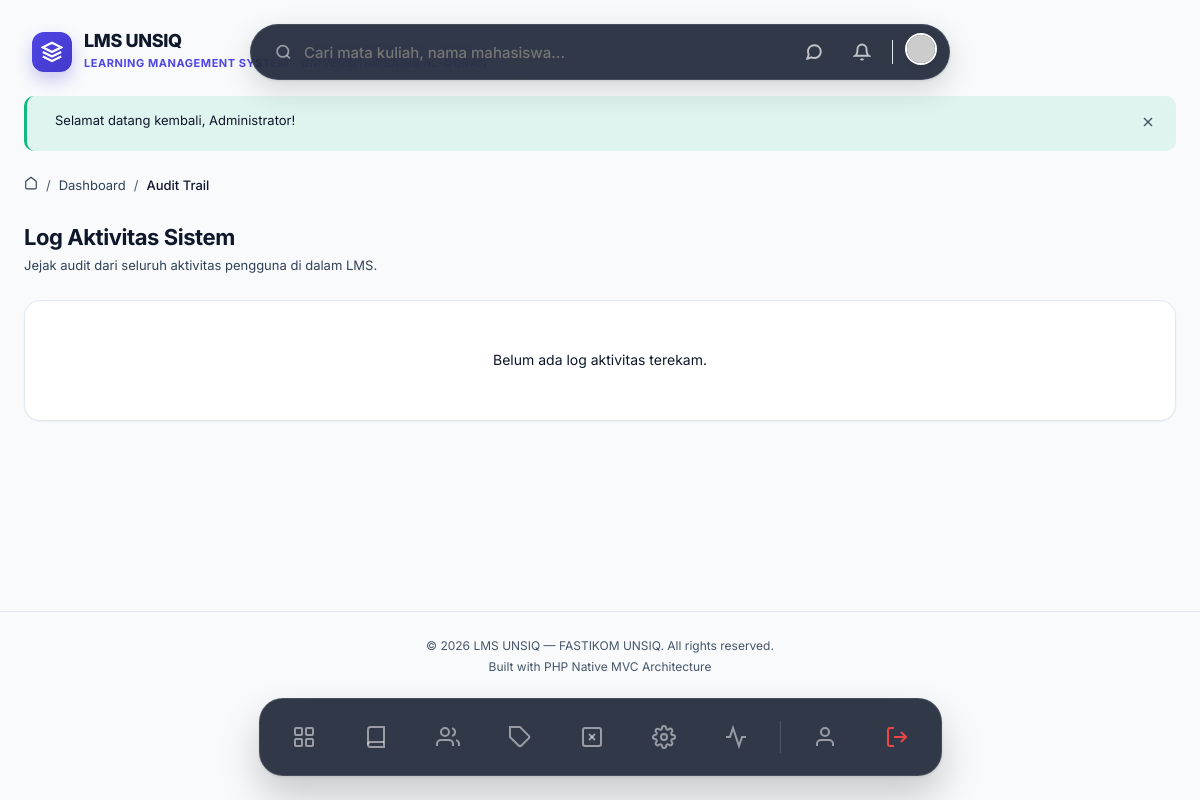
The page /admin/logs (signed in) on the database its author committed.
### tables this page shows
CREATE TABLE IF NOT EXISTS settings (
    id INT AUTO_INCREMENT PRIMARY KEY,
    key_name VARCHAR(100) NOT NULL UNIQUE,
    value TEXT NULL,
    group_name VARCHAR(50) NOT NULL DEFAULT 'general',
    description VARCHAR(255) NULL,
    INDEX idx_settings_group (group_name)
);

### app/Controllers/LogController.php (called while the page is built, shortened)
<?php
class LogController extends BaseController
{
    public function index(): void
    {
        $logModel = new ActivityLog();
        $page = $this->getPage();
        $limit = 50;
        $offset = ($page - 1) * $limit;
        $logs = $logModel->getRecentLogs($limit, $offset);
        $totalRows = $logModel->countLogs();
        $totalPages = ceil($totalRows / $limit);
        $this->render('logs/index', [
            'pageTitle'  => 'Log Aktivitas Sistem',
            'logs'       => $logs,
            'pagination' => [
                'current' => $page,
                'total'   => $totalPages,
                'url'     => url('/admin/logs')
            ]
        ]);
    }
}

### public/index.php (called while the page is built, shortened)
<?php
require_once BASE_PATH . '/config/app.php';
require_once APP_PATH . '/Helpers/functions.php';
$router = new \App\Core\Router();
$requestMethod = $_SERVER['REQUEST_METHOD'];
$requestUri    = $_SERVER['REQUEST_URI'];
$appUrlPath = parse_url(env('APP_URL', 'http://localhost/project_lms'), PHP_URL_PATH) ?? '';
$uri = parse_url($requestUri, PHP_URL_PATH);
if ($appUrlPath !== '' && str_starts_with($uri, $appUrlPath)) {
    $uri = substr($uri, strlen($appUrlPath));
}
try {
    $router->dispatch($requestMethod, $uri);
} catch (\App\Core\Exceptions\NotFoundException $e) {
    http_response_code(404);
    if (file_exists(VIEWS_PATH . '/errors/404.php')) {
        require VIEWS_PATH . '/errors/404.php';
    } else {
        echo '<h1>404 - Halaman Tidak Ditemukan</h1>';
    }
} catch (\App\Core\Exceptions\ForbiddenException $e) {
    http_response_code(403);
    if (file_exists(VIEWS_PATH . '/errors/403.php')) {
        require VIEWS_PATH . '/errors/403.php';
    } else {
        echo '<h1>403 - Akses Ditolak</h1>';
    }
} catch (\Throwable $e) {
    http_response_code(500);
    if (APP_DEBUG) {
        echo '<div style="font-family:monospace;padding:20px;background:#1a1d2e;color:#f1f5f9;">';
        echo '<h1 style="color:#ef4444;">⚠ Error 500</h1>';
        echo '<p style="color:#f59e0b;font-size:18px;">' . htmlspecialchars($e->getMessage()) . '</p>';
        echo '<p style="color:#94a3b8;">File: ' . htmlspecialchars($e->getFile()) . ':' . $e->getLine() . '</p>';
        echo '<pre style="background:#0f1117;padding:15px;border-radius:8px;overflow-x:auto;color:#94a3b8;">';
        echo htmlspecialchars($e->getTraceAsString());
        echo '</pre></div>';
    } else {
        if (file_exists(VIEWS_PATH . '/errors/500.php')) {
            require VIEWS_PATH . '/errors/500.php';
        } else {
            echo '<h1>500 - Internal Server Error</h1>';
        }
    }
}

### app/Helpers/functions.php (called while the page is built, shortened)
<?php
function url(string $path = ''): string
{
    $base = rtrim(APP_URL, '/');
    $path = ltrim($path, '/');
    return $base . '/' . $path;
}
function asset(string $path): string
{
    return url('assets/' . ltrim($path, '/'));
}
function e(?string $value): string
{
    return htmlspecialchars($value ?? '', ENT_QUOTES, 'UTF-8');
}

### app/Core/Database.php (called while the page is built, shortened)
<?php
class Database
{
    private static ?Database $instance = null;
    private \PDO $pdo;
    private function __construct()
    {
        $config = require CONFIG_PATH . '/database.php';
        $dsn = sprintf(
            '%s:host=%s;port=%s;dbname=%s;charset=%s',
            $config['driver'],
            $config['host'],
            $config['port'],
            $config['database'],
            $config['charset']
        );
        try {
            $this->pdo = new \PDO(
                $dsn,
                $config['username'],
                $config['password'],
                $config['options']
            );
        } catch (\PDOException $e) {
            if (APP_DEBUG) {
                throw new \RuntimeException('Database connection failed: ' . $e->getMessage());
            }
            throw new \RuntimeException('Database connection failed. Please check your configuration.');
        }
    }
    public static function getInstance(): self
    {
        if (self::$instance === null) {
            self::$instance = new self();
        }
        return self::$instance;
    }
    public function query(string $sql, array $params = []): \PDOStatement
    {
        $stmt = $this->pdo->prepare($sql);
        $stmt->execute($params);
        return $stmt;
    }
}

### app/Models/BaseModel.php (called while the page is built, shortened)
<?php
abstract class BaseModel
{
    protected Database $db;
    protected string $table;
    public function __construct()
    {
        $this->db = Database::getInstance();
    }
    public function findOneBy(string $column, mixed $value): ?array
    {
        $sql = "SELECT * FROM {$this->table} WHERE {$column} = ? LIMIT 1";
        $result = $this->db->query($sql, [$value])->fetch();
        return $result ?: null;
    }
    public function count(string $where = '', array $params = []): int
    {
        $sql = "SELECT COUNT(*) FROM {$this->table}";
        if ($where) {
            $sql .= " WHERE {$where}";
        }
        return (int) $this->db->query($sql, $params)->fetchColumn();
    }
}

### config/app.php (called while the page is built, shortened)
<?php
function env(string $key, $default = null)
{
    $value = getenv($key);
    switch (strtolower($value)) {
        case 'true':
        case '(true)':
            return true;
        case 'false':
        case '(false)':
            return false;
    }
    return $value;
}

### config/database.php (called while the page is built)
<?php
return [
    'driver'    => 'mysql',
    'host'      => env('DB_HOST', 'localhost'),
    'port'      => env('DB_PORT', '3306'),
    'database'  => env('DB_DATABASE', 'lms_unsiq'),
    'username'  => env('DB_USERNAME', 'root'),
    'password'  => env('DB_PASSWORD', ''),
    'charset'   => 'utf8mb4',
    'collation' => 'utf8mb4_unicode_ci',
    'options'   => [
        PDO::ATTR_ERRMODE            => PDO::ERRMODE_EXCEPTION,
        PDO::ATTR_DEFAULT_FETCH_MODE => PDO::FETCH_ASSOC,
        PDO::ATTR_EMULATE_PREPARES   => false,
        PDO::MYSQL_ATTR_INIT_COMMAND => "SET NAMES 'utf8mb4' COLLATE 'utf8mb4_unicode_ci'",
    ],
];

### app/Models/Setting.php (called while the page is built, shortened)
<?php
class Setting extends BaseModel
{
    public function getValue(string $key, mixed $default = null): mixed
    {
        $setting = $this->findOneBy('key_name', $key);
        return $setting ? $setting['value'] : $default;
    }
}

### app/Core/Session.php (called while the page is built, shortened)
<?php
class Session
{
    public static function user(): ?array
    {
        return $_SESSION['user'] ?? null;
    }
}

### app/Models/Notification.php (called while the page is built, shortened)
<?php
class Notification extends BaseModel
{
    public function countUnread(int $userId): int
    {
        return $this->count('user_id = ? AND is_read = 0', [$userId]);
    }
}

### app/Views/layouts/main.php (the view, shortened to what this page needs)
<!DOCTYPE html>
<html lang="id">
<head>
    <link rel="stylesheet" href="https://cdn.jsdelivr.net/npm/lucide-static@latest/font/lucide.min.css">
    <link rel="stylesheet" href="<?= asset('css/app.css') ?>">
    <link rel="stylesheet" href="<?= asset('css/dashboard.css') ?>">
</head>
<body>
    <div class="app-wrapper">
        <?php require VIEWS_PATH . '/partials/sidebar.php'; ?>
        <div class="main-content">
            <?php require VIEWS_PATH . '/partials/navbar.php'; ?>
            <?php require VIEWS_PATH . '/partials/alerts.php'; ?>
            <?php if (!empty($GLOBALS['breadcrumbs'])): ?>
                <?php require VIEWS_PATH . '/partials/breadcrumb.php'; ?>
            <?php endif; ?>
            <main class="page-content">
                <?= $content ?>
            </main>
            <?php require VIEWS_PATH . '/partials/footer.php'; ?>
        </div>
    </div>
</body>
</html>

### app/Core/Router.php (shortened to what this page needs)
<?php
class Router
{
    private array $routes = [
        'GET'    => [],
        'POST'   => [],
        'PUT'    => [],
        'DELETE' => [],
    ];
    private function addRoute(string $method, string $uri, array $action, array $middleware = []): self
    {
        $this->routes[$method][] = [
            'uri'        => $uri,
            'controller' => $action[0],
            'method'     => $action[1],
            'middleware'  => $middleware,
        ];
        return $this;
    }
    public function dispatch(string $requestMethod, string $requestUri): void
    {
        $routes = $this->routes[$requestMethod] ?? [];
        foreach ($routes as $route) {
            $params = $this->matchRoute($route['uri'], $requestUri);
            if ($params !== false) {
                $methodName      = $route['method'];
                $controller = new $controllerClass();
                call_user_func_array([$controller, $methodName], $params);
                return;
            }
        }
        throw new Exceptions\NotFoundException("Route [{$requestMethod} {$requestUri}] not found.");
    }
    private function matchRoute(string $routeUri, string $requestUri): array|false
    {
        $pattern = preg_replace('/\{([a-zA-Z_]+)\}/', '([a-zA-Z0-9_-]+)', $routeUri);
        $pattern = '#^' . $pattern . '$#';
        if (preg_match($pattern, $requestUri, $matches)) {
            array_shift($matches);
            return $matches;
        }
        return false;
    }
}

### app/Views/partials/navbar.php (shortened to what this page needs)
<?php
$user = $currentUser ?? \App\Core\Session::user();
$notifCount = 0;
try {
    $notifModel = new \App\Models\Notification();
    $notifCount = $notifModel->countUnread($user['id'] ?? 0);
} catch (\Throwable $e) {}
?>
<div style="display: flex; justify-content: center; position: sticky; top: 24px; z-index: 999; margin-bottom: 24px; pointer-events: none; width: 100%;">
<?php
    $settingModel = new \App\Models\Setting();
    $siteName = $settingModel->getValue('site_name', 'LMS UNSIQ');
    $siteDesc = $settingModel->getValue('site_description', 'Portal Akademik');
    $siteLogo = $settingModel->getValue('site_logo');
?>
    <a href="<?= url('/dashboard') ?>" style="position: absolute; left: 32px; top: 50%; transform: translateY(-50%); pointer-events: auto; display: flex; align-items: center; gap: 12px; text-decoration: none; transition: transform 0.2s;" onmouseover="this.style.transform='translateY(-50%) scale(1.02)'" onmouseout="this.style.transform='translateY(-50%) scale(1)'">
        <?php if (!empty($siteLogo)): ?>
            <img src="<?= e(str_starts_with($siteLogo, 'http') ? $siteLogo : upload_url($siteLogo)) ?>" alt="Logo" style="width: 40px; height: 40px; border-radius: 8px; object-fit: contain;">
        <?php else: ?>
            <div style="width: 40px; height: 40px; background: linear-gradient(135deg, #4f46e5, #4338ca); border-radius: 12px; display: flex; justify-content: center; align-items: center; box-shadow: 0 8px 16px rgba(67,56,202,0.25);">
                <svg width="22" height="22" viewBox="0 0 24 24" fill="none" stroke="white" stroke-width="2.5"><path d="M12 2L2 7l10 5 10-5-10-5z"/><path d="M2 17l10 5 10-5"/><path d="M2 12l10 5 10-5"/></svg>
            </div>
        <?php endif; ?>
        <div>
            <h1 style="font-size: 18px; font-weight: 800; color: var(--text-primary); letter-spacing: -0.02em; margin: 0; line-height: 1.1;"><?= e($siteName) ?></h1>
            <span style="font-size: 11px; font-weight: 700; color: var(--accent-primary); letter-spacing: 0.05em; text-transform: uppercase;"><?= e($siteDesc) ?></span>
        </div>
    </a>
    <div style="pointer-events: auto; display: flex; justify-content: space-between; align-items: center; background: rgba(15, 23, 42, 0.85); backdrop-filter: blur(16px); padding: 8px 12px 8px 24px; border-radius: 999px; box-shadow: 0 10px 30px rgba(0,0,0,0.15), 0 1px 3px rgba(0,0,0,0.1); border: 1px solid rgba(255,255,255,0.1); width: 100%; max-width: 700px; transition: all 0.3s cubic-bezier(0.34, 1.56, 0.64, 1);">
        <form action="<?= url('/search') ?>" method="GET" style="display: flex; align-items: center; gap: 12px; flex: 1; margin:0;">
            <svg width="18" height="18" viewBox="0 0 24 24" fill="none" stroke="currentColor" stroke-width="2.5" style="color: rgba(255,255,255,0.5);"><circle cx="11" cy="11" r="8"/><line x1="21" y1="21" x2="16.65" y2="16.65"/></svg>
            <input type="text" name="q" placeholder="Cari mata kuliah, nama mahasiswa..." style="border: none; background: transparent; width: 100%; font-size: 15px; font-weight: 500; outline: none; color: white; font-family: inherit;" autocomplete="off">
        </form>
        <div style="display: flex; align-items: center; gap: 12px;">
            <a href="<?= url('/messages') ?>" style="position:relative; text-decoration: none; width: 36px; height: 36px; display: flex; align-items: center; justify-content: center; border-radius: 50%; color: rgba(255,255,255,0.7); transition: background 0.2s;" onmouseover="this.style.background='rgba(255,255,255,0.1)'" onmouseout="this.style.background='transparent'">
                <svg width="18" height="18" viewBox="0 0 24 24" fill="none" stroke="currentColor" stroke-width="2.5"><path d="M21 11.5a8.38 8.38 0 0 1-.9 3.8 8.5 8.5 0 0 1-7.6 4.7 8.38 8.38 0 0 1-3.8-.9L3 21l1.9-5.7a8.38 8.38 0 0 1-.9-3.8 8.5 8.5 0 0 1 4.7-7.6 8.38 8.38 0 0 1 3.8-.9h.5a8.48 8.48 0 0 1 8 8v.5z"/></svg>
            </a>
            <?php if ($notifCount > 0): ?>
            <a href="<?= url('/notifications') ?>" style="text-decoration: none; background: var(--bg-primary); padding: 6px 12px; border-radius: 99px; font-size: 13px; font-weight: 700; color: var(--accent-primary); border: 1px solid var(--border-color); display: flex; align-items: center; gap: 6px; box-shadow: 0 2px 4px rgba(0,0,0,0.02); transition: transform 0.2s;" onmouseover="this.style.transform='scale(1.05)'" onmouseout="this.style.transform='scale(1)'">
                <div style="width: 6px; height: 6px; background: var(--accent-success); border-radius: 50%;"></div>
                <?= $notifCount ?> Info
            </a>
            <?php else: ?>
            <a href="<?= url('/notifications') ?>" style="text-decoration: none; width: 36px; height: 36px; display: flex; align-items: center; justify-content: center; border-radius: 50%; color: rgba(255,255,255,0.7); transition: background 0.2s;" onmouseover="this.style.background='rgba(255,255,255,0.1)'" onmouseout="this.style.background='transparent'">
                <svg width="18" height="18" viewBox="0 0 24 24" fill="none" stroke="currentColor" stroke-width="2.5"><path d="M18 8A6 6 0 006 8c0 7-3 9-3 9h18s-3-2-3-9"/><path d="M13.73 21a2 2 0 01-3.46 0"/></svg>
            </a>
            <?php endif; ?>
            <a href="<?= url('/profile') ?>">
                <img src="<?= !empty($user['avatar']) ? upload_url($user['avatar']) : 'https://ui-avatars.com/api/?name='.urlencode($user['name'] ?? 'U').'&background=6366f1&color=fff' ?>" alt="Avatar" style="width: 32px; height: 32px; border-radius: 50%; box-shadow: 0 2px 8px rgba(0,0,0,0.1); border: 2px solid white; transition: transform 0.2s;" onmouseover="this.style.transform='scale(1.1)'" onmouseout="this.style.transform='scale(1)'">
            </a>
        </div>
    </div>
</div>

### rows shown on the page
settings: value "LMS UNSIQ"
settings: value "LEARNING MANAGEMENT SYSTEM - UNIVERSITAS SAINS AL-QURAN"

### other values the page prints
$message "Selamat datang kembali, Administrator!"
$crumb['label'] "Dashboard"
$crumb['label'] "Audit Trail"
